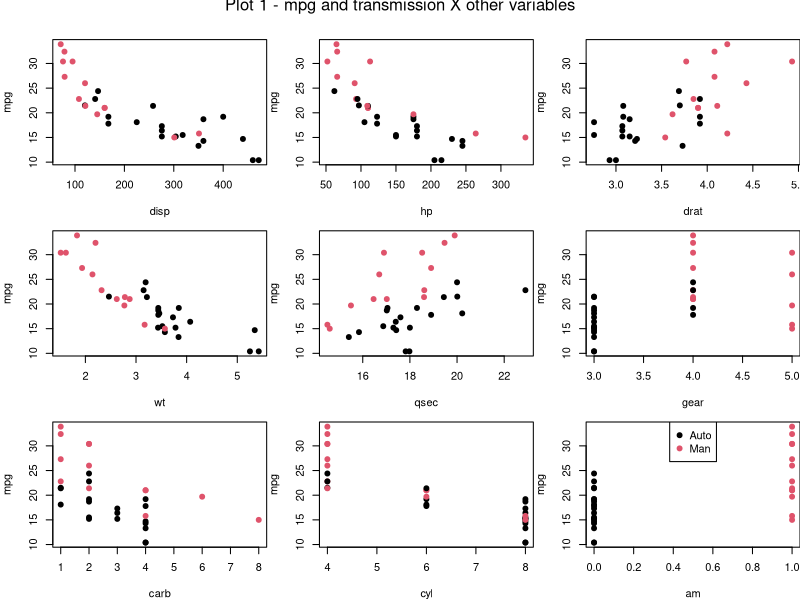
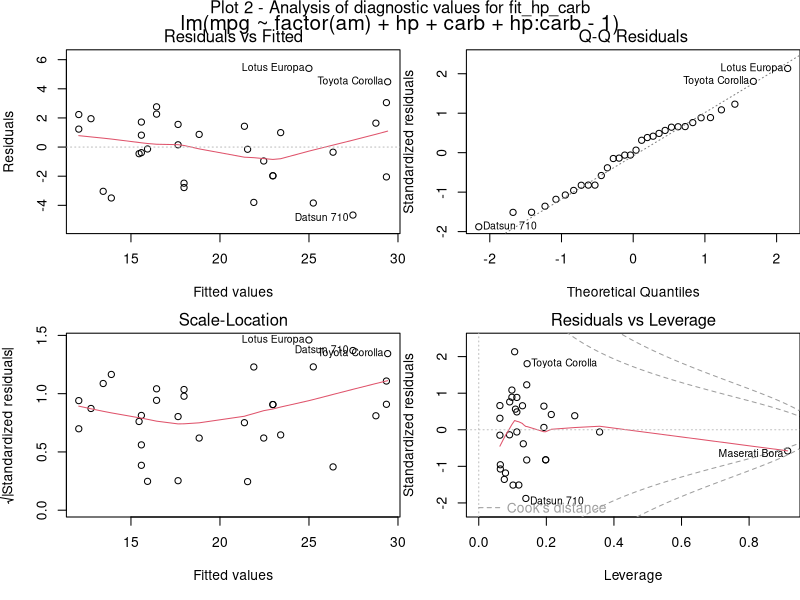

These figures' R source, in order:
## ---- chunk 1
data(mtcars)
## ---- chunk 2
mpg_aut <- mtcars[mtcars$am==0, "mpg"]
mpg_man <- mtcars[mtcars$am==1, "mpg"]
t.test(mpg_man, mpg_aut, paired=F)$conf.int
## ---- chunk 3
lm0 <- lm(mpg ~ factor(am)-1, data=mtcars)
summary(lm0)$coefficient
## ---- chunk 4
vars <- c("cyl", "disp", "hp", "drat", "wt", "qsec", "gear", "carb" )
# Confounding
for (v in vars) {
    # confounding
    cf<-anova(lm(as.formula(paste("mpg ", v, sep="~")), data=mtcars),
             lm(as.formula(paste("mpg ~ factor(am) ", v, sep="+")), data=mtcars))
    # interaction
    i<-anova(lm(as.formula(paste("mpg ", v, sep="~")), data=mtcars),
             lm(as.formula(paste("mpg ~ factor(am) ", v, sep=":")), data=mtcars))

    if (cf$Pr[2] < 0.05 && i$Pr[2] < 0.05) {
        print(v); print(cf$Pr[2]); print(i$Pr[2])
    }
}
## ---- chunk 5
fit_hp <- lm(mpg ~ factor(am) + hp -1, data=mtcars)
fit_qsec <- lm(mpg ~ factor(am) + qsec -1, data=mtcars)
fit_carb <- lm(mpg ~ factor(am) + factor(carb) -1, data=mtcars)

fit_hp_qsec <- update(fit_hp, mpg ~ factor(am) + hp * qsec -1)
anova(fit_hp, fit_hp_qsec) 
summary(fit_hp_qsec)$coefficients ## no good p-values

fit_hp_carb <- update(fit_hp, mpg ~ factor(am) + hp * carb -1)
anova(fit_hp, fit_hp_carb) # best p-values
summary(fit_hp_carb)$coefficients # best fit

fit_hp_qsec_carb <- update(fit_hp_carb, mpg ~ factor(am) + hp * qsec * carb -1)
anova(fit_hp_carb, fit_hp_qsec_carb) # no sig influence
summary(fit_hp_qsec_carb)$coefficients # no good p-values
## ---- chunk 6
par(mfrow=c(3,3),mar=c(4,4,1,0), oma=c(0,0,2,0))

with(mtcars, plot(disp, mpg, pch=19, col=am+1))
with(mtcars, plot(hp, mpg, pch=19, col=am+1)) # good
with(mtcars, plot(drat, mpg, pch=19, col=am+1))
with(mtcars, plot(wt, mpg, pch=19, col=am+1))
with(mtcars, plot(qsec, mpg, pch=19, col=am+1)) # good
with(mtcars, plot(gear, mpg, pch=19, col=am+1))
with(mtcars, plot(carb, mpg, pch=19, col=am+1))
with(mtcars, plot(cyl, mpg, pch=19, col=am+1))
with(mtcars, plot(am, mpg, pch=19, col=am+1))

legend("top", pch = 19, col = c(0,1)+1, legend = c("Auto", "Man"))
mtext("Plot 1 - mpg and transmission X other variables",side=3, line=1, outer=TRUE)

par(mfrow=c(2,2), mar=c(5,4,1,0), oma=c(0,0,2,0))
plot(fit_hp_carb) 
mtext("Plot 2 - Analysis of diagnostic values for fit_hp_carb",side=3, line=1, outer=TRUE)

